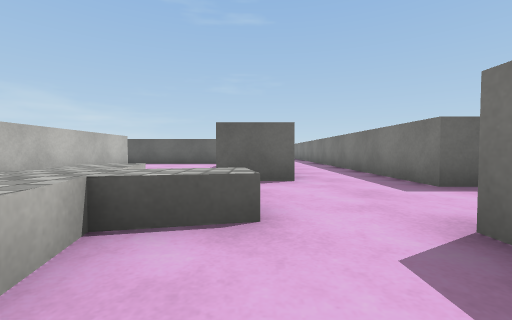
[1] (above)

18 first-person views from a walk through a scene from a Unity 3-D project. The camera is 0.51 m above the floor, tilts 2° down and sees 90° across. Doors are open. The floor is counted in squares, 1 m on a side. Each view is taken from the middle of a square. On the plan, view 1 faces up. The plan holds only what a view shows up to about 9 squares ahead; the rest is blank. The player character is not drawn. Surface patterns are stand-ins for the level's own textures.

[2]
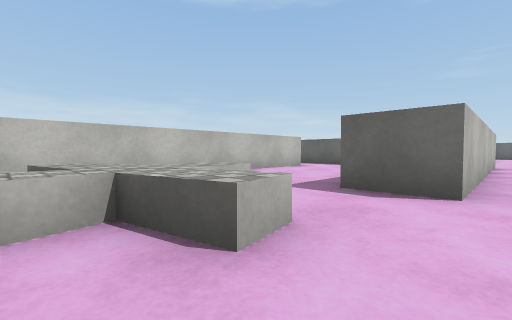

[3]
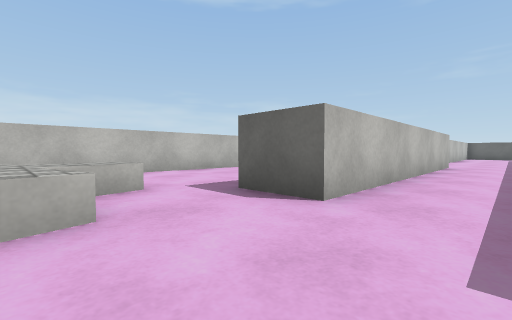

[4]
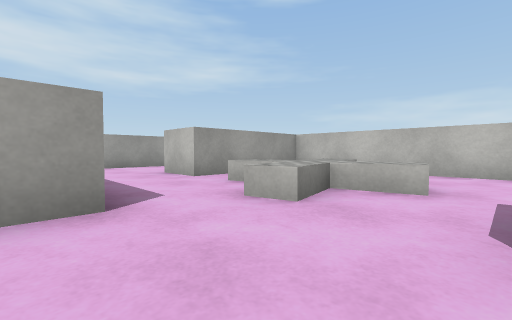

[5]
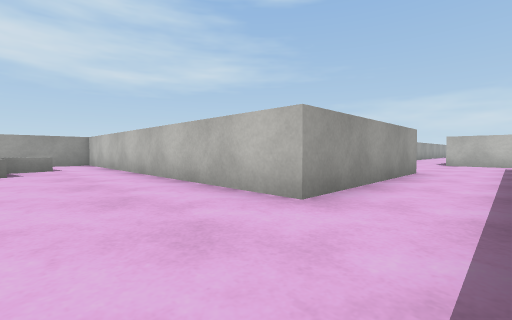

[6]
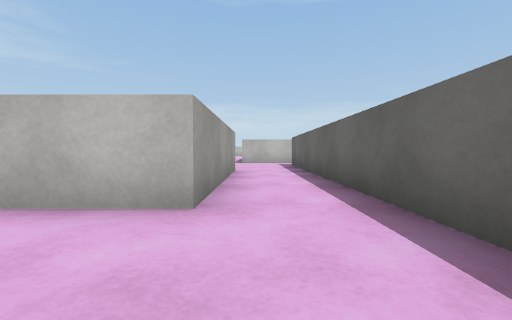

[7]
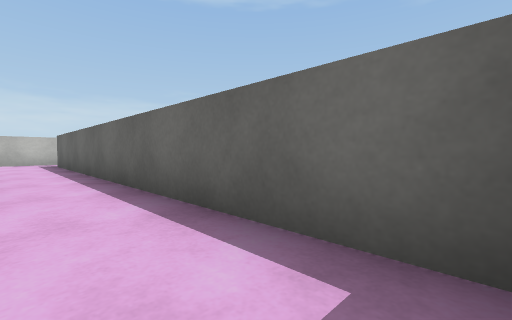

[8]
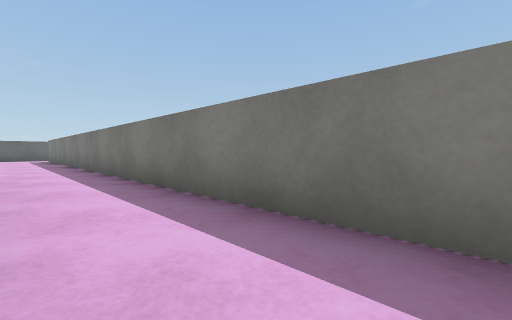

[9]
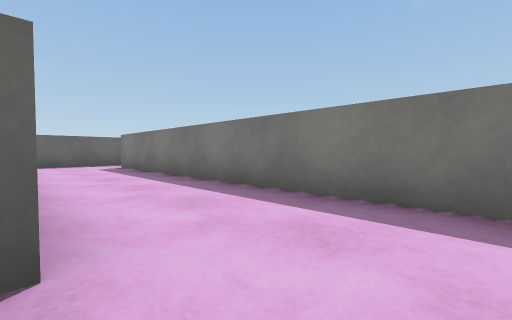

[10]
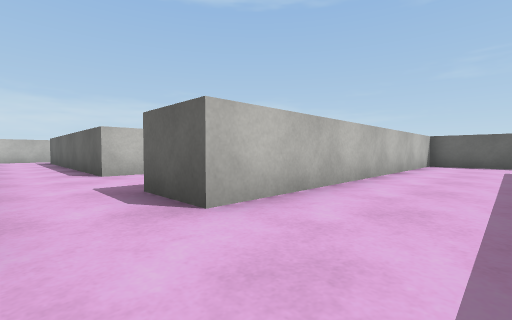

[11]
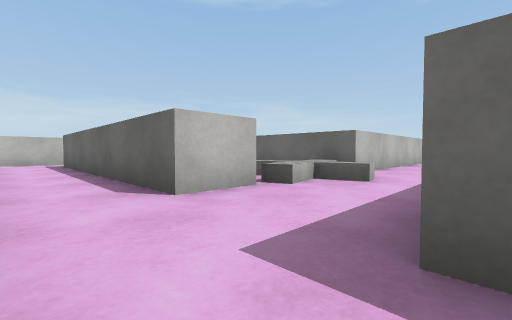

[12]
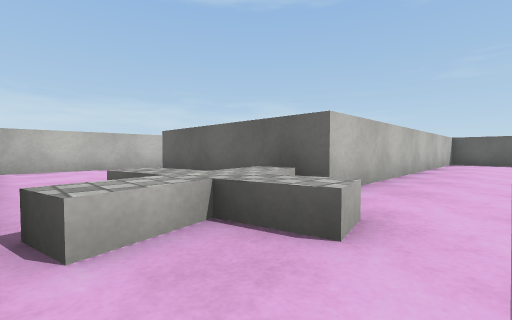

[13]
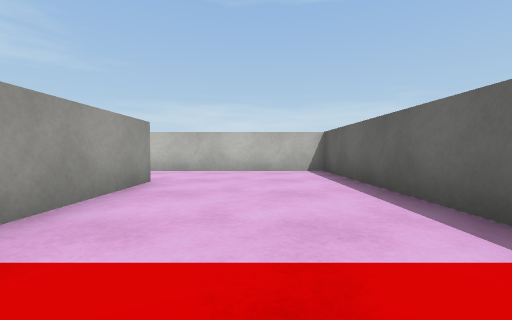

[14]
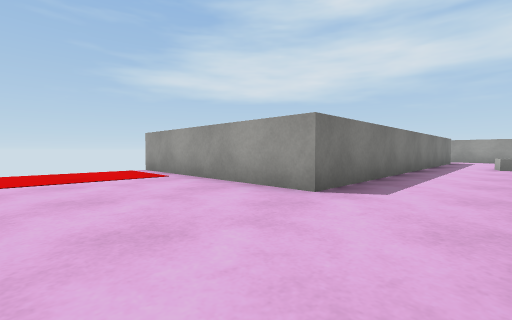

[15]
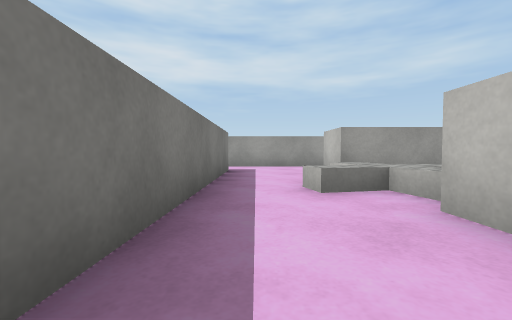

[16]
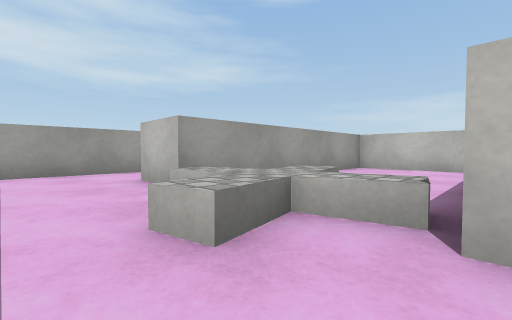

[17]
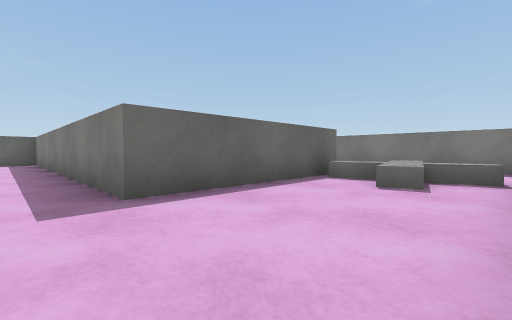

[18]
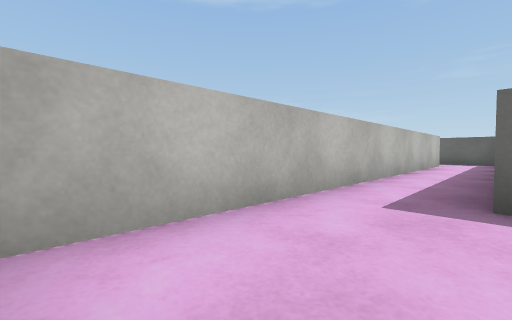

### Floor plan
Ten units are one square. View 1 is at (0, 0); x grows to the right and y downward. Boxes are objects, and circles mark ways between rooms. Rooms are numbered by the first view taken in them; rooms with no view inside come last. Other rooms are left out.
<svg viewBox="-133 -272 178 292">
<path fill="none" stroke="#000" d="M-9 -103 -34 -103M7 -116 7 -43 -8 -43M32 -36 26 -36 26 -205M-42 -85 -42 5 -8 5M14 -16 21 -16M29 -219 1 -219 1 -133M-45 -116 -11 -116M-37 -146 -37 -133 -111 -133M1 -133 -13 -133 -13 -145M-128 -130 -128 -120M-68 -178 -81 -178 -81 -267 -90 -267M-97 -254 -97 -147 -44 -147M-13 -145 -13 -232 10 -232M14 -267 -36 -267 -36 -178 -50 -178M10 -232 40 -232"/>
<rect x="-35" y="-35" width="40" height="30" fill="#bbb"><title>other object</title></rect>
<rect x="-65" y="-195" width="10" height="20" fill="#bbb"><title>block</title></rect>
<rect x="-55" y="-175" width="30" height="30" fill="#bbb"><title>other object</title></rect>
<circle cx="-5" cy="-125" r="3" fill="#2a7"/>
<circle cx="-25" cy="-140" r="3" fill="#2a7"/>
<circle cx="10" cy="-250" r="3" fill="#2a7"/>
<text x="10" y="-80">1</text>
<text x="-60" y="-130">2</text>
<text x="-60" y="-200">3</text>
<text x="20" y="-250">4</text>
</svg>
Room 1 opens to room 2. Room 2 opens to room 3. Room 3 opens to room 4.

Where each view was taken, in squares from view 1:
view 1: 0 up, 0 right, facing up
view 2: 1 up, 1 right, facing up-left
view 3: 2 up, 2 right, facing up-left
view 4: 4 up, 2 right, facing down-left
view 5: 10 up, 2 left, facing down-left
view 6: 9 up, 2 left, facing left
view 7: 9 up, 1 left, facing up-left
view 8: 5 up, 1 right, facing up-right
view 9: 12 up, 0 right, facing up-right
view 10: 12 up, 2 right, facing up-left
view 11: 12 up, 1 left, facing up-left
view 12: 15 up, 2 left, facing up-left
view 13: 25 up, 3 right, facing left
view 14: 26 up, 3 left, facing down-right
view 15: 20 up, 2 left, facing down
view 16: 18 up, 2 left, facing down-left
view 17: 15 up, 9 left, facing up-right
view 18: 15 up, 8 left, facing up-left
